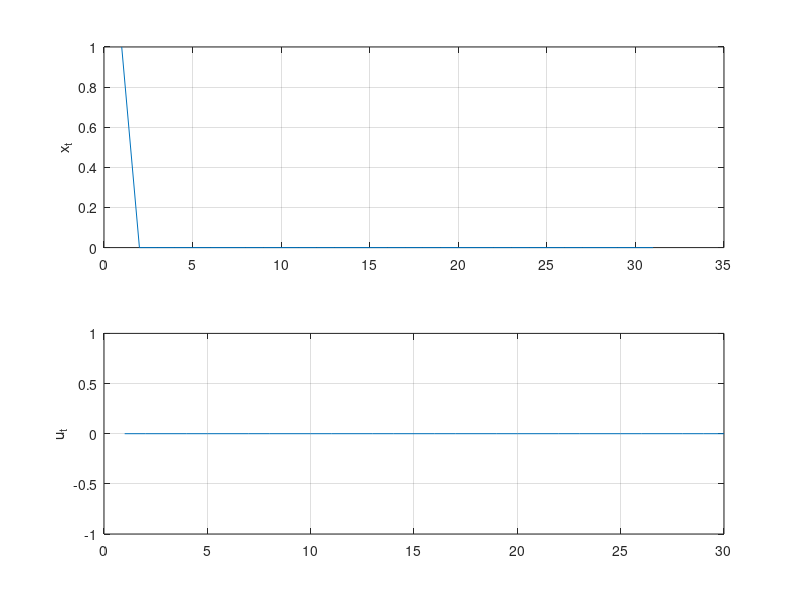

Source code (MATLAB):
%% d)
% System matrices 
A = [   
        0       0       0       ;
        0       0       1       ;
        0.1     -0.79   1.78    
];
b = [1; 0; 0.1];
c = [0 0 1];

x0 = [0 0 1]'; % Initial state

N = 30;  % Length of time horizon
%%%%%%%%%%%%%%%%%%%%%%%%%%%%%%%%%%%%%%%%%%%%%%%%%%%%%%%%%%%%%%%%%%%%%%%%%%%
% Cost function 
q = 2*diag([0 0 1]);
r = 2*1;
I_N = eye(N);

R = kron(I_N,r);
Q = kron(I_N,q);

G = blkdiag(Q,R);
%%%%%%%%%%%%%%%%%%%%%%%%%%%%%%%%%%%%%%%%%%%%%%%%%%%%%%%%%%%%%%%%%%%%%%%%%%%
nx = size(A,2);  % number of states
nu = size(b,2);  % number of inputs
% Equality constaints
Aeqx = zeros(nx*N,nx*N);
Aeqx(nx+1:end,1:end-nx) = kron(eye(N-1),-A);
Aeqx = Aeqx + eye(nx*N);
Aequ = kron(I_N,-b);
Aeq = [Aeqx,Aequ];

beq = [A*x0;zeros(nx*(N-1),1)];

% KKT conditions (eq.16.4)
KKT_mat = [   
        G      -Aeq'                ;
        Aeq     zeros(nx*N)    
];
KKT_vec = [zeros(N*(nx+nu),1);beq];

% KKT solution
KKT_sol = KKT_mat\KKT_vec;
x = [x0(3);KKT_sol(nx:nx:N*nx)];
u2 = KKT_sol(N*nx+1:N*(nx+nu));

% Plot optimal trajectory and optimal input
subplot(2,1,1);
plot(x); % Plot on 0 to N
grid('on');
ylabel('x_t')
subplot(2,1,2);
plot(u2); % Plot on 0 to N
grid('on');
ylabel('u_t');

%% e)
% Solving optimization problem using quadprog
z = quadprog(G,[],[],[],Aeq,beq);
x2 = [x0(3);z(nx:nx:N*nx)];
u2 = z(N*nx+1:N*(nx+nu));

% Plot optimal trajectory and optimal input
subplot(2,1,1);
plot(x2); % Plot on 0 to N
grid('on');
ylabel('x_t')
subplot(2,1,2);
plot(u2); % Plot on 0 to N
grid('on');
ylabel('u_t');

%% f)

% Inequality constraints
xlb = -Inf(N*nx,1);    % Lower bound on x
xub =  Inf(N*nx,1);    % Upper bound on x
ulb = -ones(N*nu,1);   % Lower bound on u
uub =  ones(N*nu,1);   % Upper bound on u
lb = [xlb; ulb];      % Lower bound on z
ub = [xub; uub];      % Upper bound on z

% Solving optimization problem using quadprog
[z,fval,exitflag,output,lambda] = quadprog(G,[],[],[],Aeq,beq,lb,ub);
x3 = [x0(3);z(nx:nx:N*nx)];
u3 = z(N*nx+1:N*(nx+nu));

% Plot optimal trajectory and optimal input
subplot(2,1,1);
plot(x3); % Plot on 0 to N
grid('on');
ylabel('x_t')
subplot(2,1,2);
plot(u3); % Plot on 0 to N
grid('on');
ylabel('u_t');